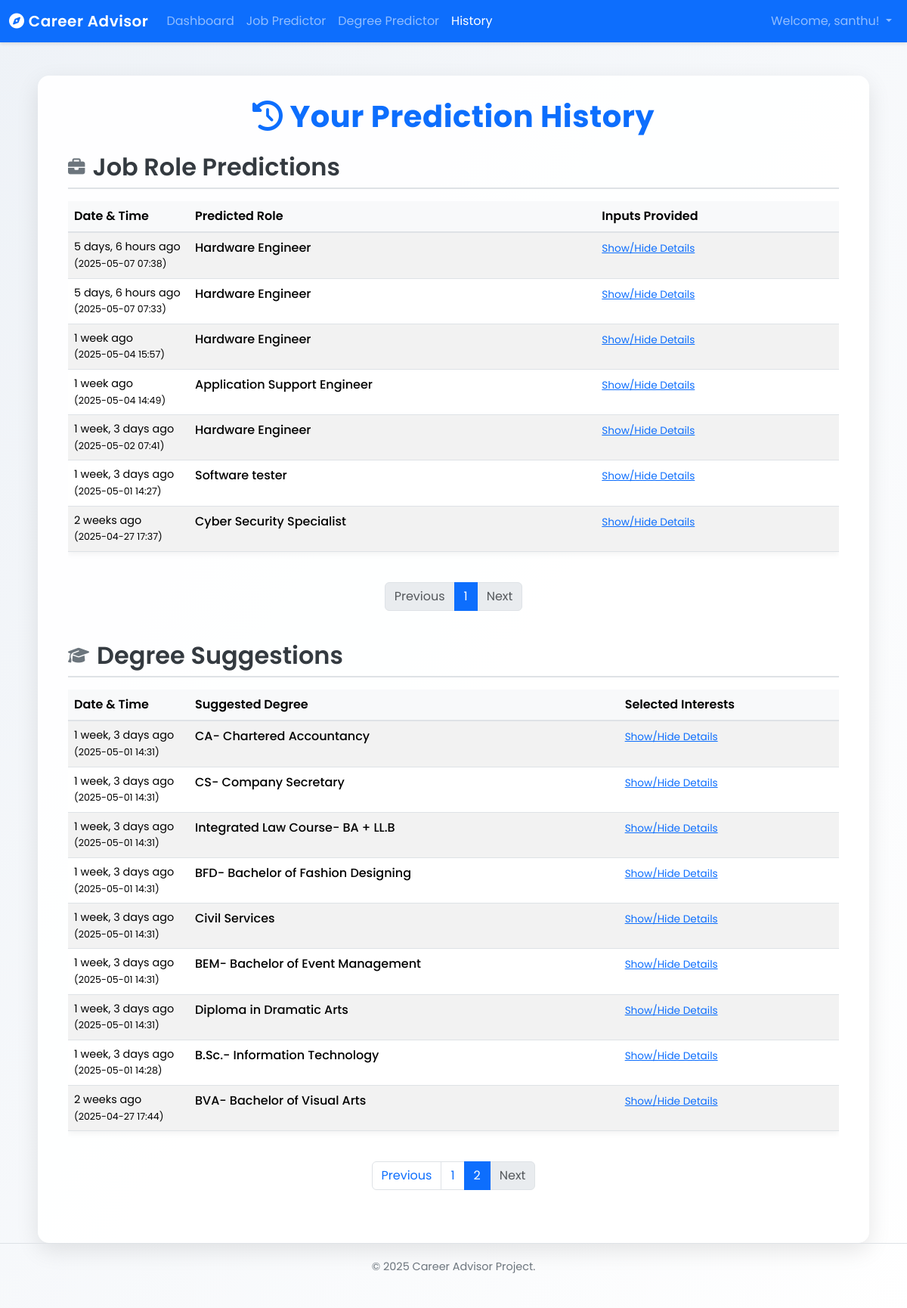
The page /history/?degree_page=2 (signed in) on the database its author committed.
### predictor/models.py (models this page shows, shortened)
class JobPredictionRecord(models.Model):
    user = models.ForeignKey(User, on_delete=models.CASCADE, related_name='job_predictions')
    timestamp = models.DateTimeField(default=timezone.now)
    input_features = models.JSONField()
    predicted_role = models.CharField(max_length=255)
    class Meta: ordering = ['-timestamp']

class DegreePredictionRecord(models.Model):
    user = models.ForeignKey(User, on_delete=models.CASCADE, related_name='degree_predictions')
    timestamp = models.DateTimeField(default=timezone.now)
    input_features = models.JSONField()
    predicted_degree = models.CharField(max_length=255)
    class Meta: ordering = ['-timestamp']

### predictor/views.py (the view)
# urls.py: path('history/', views.prediction_history, name='history'),
@login_required
def prediction_history(request):
    job_history_list = JobPredictionRecord.objects.filter(user=request.user).order_by('-timestamp')
    degree_history_list = DegreePredictionRecord.objects.filter(user=request.user).order_by('-timestamp')
    items_per_page = 10 # Show 10 records per page (adjust as needed)
    job_paginator = Paginator(job_history_list, items_per_page)
    job_page_number = request.GET.get('job_page') # Get page number from URL (?job_page=...)
    try:
        job_page_obj = job_paginator.page(job_page_number)
    except PageNotAnInteger:
        job_page_obj = job_paginator.page(1)
    except EmptyPage:
        job_page_obj = job_paginator.page(job_paginator.num_pages)
    degree_paginator = Paginator(degree_history_list, items_per_page)
    degree_page_number = request.GET.get('degree_page') # Get page number from URL (?degree_page=...)
    try:
        degree_page_obj = degree_paginator.page(degree_page_number)
    except PageNotAnInteger:
        degree_page_obj = degree_paginator.page(1)
    except EmptyPage:
        degree_page_obj = degree_paginator.page(degree_paginator.num_pages)
    context = {
        'job_page_obj': job_page_obj,
        'degree_page_obj': degree_page_obj,
    }
    return render(request, 'predictor/history.html', context)

### templates/predictor/history.html (shortened to what this page needs)
{% extends "predictor/base.html" %}
{% load static %}
{% load humanize %}
{% block content %}
    <h1 class="main-title"><i class="fas fa-history"></i> Your Prediction History</h1>
    <section class="history-section">
        <h2 class="history-title"><i class="fas fa-briefcase"></i> Job Role Predictions</h2>
        {% if job_page_obj and job_page_obj.object_list %}
            <div class="table-responsive">
                <table class="table table-striped table-hover">
                    <thead>
                        <tr><th>Date & Time</th><th>Predicted Role</th><th class="inputs-col">Inputs Provided</th></tr>
                    </thead>
                    <tbody>
                        {% for record in job_page_obj.object_list %}
                        <tr>
                            <td class="timestamp-col"> {{ record.timestamp|naturaltime }} <br> <small>({{ record.timestamp|date:"Y-m-d H:i" }})</small> </td>
                            <td class="prediction-col">{{ record.predicted_role }}</td>
                            <td class="inputs-col">
                                <span class="input-details-toggle" onclick="toggleDetails('job-{{ record.pk }}')">Show/Hide Details</span>
                            </td>
                        </tr>
                        {% endfor %}
                    </tbody>
                </table>
            </div>
            <nav aria-label="Job History Pagination">
                <ul class="pagination">
                    {% if job_page_obj.has_previous %}<li class="page-item"><a class="page-link" href="?job_page={{ job_page_obj.previous_page_number }}{% if request.GET.degree_page %}°ree_page={{ request.GET.degree_page }}{% endif %}">Previous</a></li>{% else %}<li class="page-item disabled"><span class="page-link">Previous</span></li>{% endif %}
                    {% for page_num in job_page_obj.paginator.page_range %}{% if job_page_obj.number == page_num %}<li class="page-item active" aria-current="page"><span class="page-link">{{ page_num }}</span></li>{% elif page_num > job_page_obj.number|add:'-3' and page_num < job_page_obj.number|add:'3' %}<li class="page-item"><a class="page-link" href="?job_page={{ page_num }}{% if request.GET.degree_page %}°ree_page={{ request.GET.degree_page }}{% endif %}">{{ page_num }}</a></li>{% endif %}{% endfor %}
                    {% if job_page_obj.has_next %}<li class="page-item"><a class="page-link" href="?job_page={{ job_page_obj.next_page_number }}{% if request.GET.degree_page %}°ree_page={{ request.GET.degree_page }}{% endif %}">Next</a></li>{% else %}<li class="page-item disabled"><span class="page-link">Next</span></li>{% endif %}
                </ul>
            </nav>
        {% else %}
            <p class="no-history">You haven't made any job role predictions yet.</p>
            <a href="{% url 'predictor:predict_job' %}" class="btn btn-primary btn-sm">Make a Prediction</a>
        {% endif %}
    </section>
    <section class="history-section">
        <h2 class="history-title"><i class="fas fa-graduation-cap"></i> Degree Suggestions</h2>
        {% if degree_page_obj and degree_page_obj.object_list %}
            <div class="table-responsive">
                <table class="table table-striped table-hover">
                    <thead>
                        <tr><th>Date & Time</th><th>Suggested Degree</th><th class="inputs-col">Selected Interests</th></tr>
                    </thead>
                    <tbody>
                        {% for record in degree_page_obj.object_list %}
                        <tr>
                            <td class="timestamp-col"> {{ record.timestamp|naturaltime }} <br> <small>({{ record.timestamp|date:"Y-m-d H:i" }})</small> </td>
                            <td class="prediction-col">{{ record.predicted_degree }}</td>
                            <td class="inputs-col">
                                <span class="input-details-toggle" onclick="toggleDetails('degree-{{ record.pk }}')">Show/Hide Details</span>
                            </td>
                        </tr>
                        {% endfor %}
                    </tbody>
                </table>
    </div>
    <nav aria-label="Degree History Pagination">
                <ul class="pagination">
                    {% if degree_page_obj.has_previous %}<li class="page-item"><a class="page-link" href="?degree_page={{ degree_page_obj.previous_page_number }}{% if request.GET.job_page %}&job_page={{ request.GET.job_page }}{% endif %}">Previous</a></li>{% else %}<li class="page-item disabled"><span class="page-link">Previous</span></li>{% endif %}
                    {% for page_num in degree_page_obj.paginator.page_range %}{% if degree_page_obj.number == page_num %}<li class="page-item active" aria-current="page"><span class="page-link">{{ page_num }}</span></li>{% elif page_num > degree_page_obj.number|add:'-3' and page_num < degree_page_obj.number|add:'3' %}<li class="page-item"><a class="page-link" href="?degree_page={{ page_num }}">{{ page_num }}</a></li>{% endif %}{% endfor %}
                    {% if degree_page_obj.has_next %}<li class="page-item"><a class="page-link" href="?degree_page={{ degree_page_obj.next_page_number }}{% if request.GET.job_page %}&job_page={{ request.GET.job_page }}{% endif %}">Next</a></li>{% else %}<li class="page-item disabled"><span class="page-link">Next</span></li>{% endif %}
                </ul>
            </nav>
        {% else %}
            <p class="no-history">You haven't made any degree suggestions yet.</p>
            <a href="{% url 'predictor:predict_degree' %}" class="btn btn-success btn-sm">Make a Prediction</a>
        {% endif %}
    </section>
{% endblock %}

### templates/predictor/base.html (shortened to what this page needs)
{% load static %}
<!DOCTYPE html>
<html lang="en">
<head>
    <link href="https://cdn.jsdelivr.net/npm/bootstrap@5.3.2/dist/css/bootstrap.min.css" rel="stylesheet">
    <link rel="stylesheet" href="https://cdnjs.cloudflare.com/ajax/libs/font-awesome/6.5.1/css/all.min.css" />
</head>
<body>
    <nav class="navbar navbar-expand-lg navbar-dark bg-primary fixed-top">
      <div class="container-fluid">
        <a class="navbar-brand" href="{% url 'predictor:index' %}">
          <i class="fas fa-compass"></i> Career Advisor
        </a>
        <div class="collapse navbar-collapse" id="navbarNavAltMarkup">
          <div class="navbar-nav me-auto mb-2 mb-lg-0">
            {% if user.is_authenticated %}
                <a class="nav-link {% if request.resolver_match.view_name == 'predictor:dashboard' %}active{% endif %}" aria-current="page" href="{% url 'predictor:dashboard' %}">Dashboard</a>
                <a class="nav-link {% if request.resolver_match.view_name == 'predictor:predict_job' %}active{% endif %}" href="{% url 'predictor:predict_job' %}">Job Predictor</a>
                <a class="nav-link {% if request.resolver_match.view_name == 'predictor:predict_degree' %}active{% endif %}" href="{% url 'predictor:predict_degree' %}">Degree Predictor</a>
                <a class="nav-link {% if request.resolver_match.view_name == 'predictor:history' %}active{% endif %}" href="{% url 'predictor:history' %}">History</a>
            {% endif %}
          </div>
          <div class="navbar-nav ms-auto mb-2 mb-lg-0">
             {% if user.is_authenticated %}
                <li class="nav-item dropdown">
                    <a class="nav-link dropdown-toggle" href="#" id="navbarUserDropdown" role="button" data-bs-toggle="dropdown" aria-expanded="false">
                        Welcome, {{ user.username }}!
                    </a>
                </li>
             {% endif %}
          </div>
        </div>
      </div>
    </nav>
    <div class="container advisor-container">
         {% block content %}{% endblock %}
    </div>
    <footer class="mt-auto">
        <p>© {% now "Y" %} Career Advisor Project.</p>
    </footer>
</body>
</html>

### templates/predictor/base.html (style rules this page uses)
body { font-family: 'Poppins', sans-serif; background: linear-gradient(to bottom right, #eef2f7, #ffffff); padding-top: 80px; padding-bottom: 60px; color: #495057; min-height: 100vh; display: flex; flex-direction: column; }
.navbar { box-shadow: 0 2px 4px rgba(0,0,0,.1); }
.navbar-brand { font-weight: 600; letter-spacing: 0.5px; }
.advisor-container { max-width: 1100px; background-color: rgba(255, 255, 255, 0.95); padding: 30px 40px; border-radius: 15px; box-shadow: 0 10px 30px rgba(0, 0, 0, 0.1); margin-left: auto; margin-right: auto; margin-top: 20px; margin-bottom: auto; flex-grow: 1; width: 100%; }
.main-title { color: #0d6efd; font-weight: 700; margin-bottom: 1.5rem; text-align: center; letter-spacing: 0.5px; }
footer { margin-top: 40px; padding-top: 20px; border-top: 1px solid #dee2e6; font-size: 0.9em; color: #6c757d; text-align: center; width: 100%; }

### templates/predictor/history.html (style rules this page uses)
.history-section { margin-bottom: 2.5rem; }
.history-title { font-weight: 600; color: #343a40; margin-bottom: 1rem; padding-bottom: 0.5rem; border-bottom: 2px solid #dee2e6; display: flex; align-items: center; }
.history-title i { margin-right: 10px; color: #6c757d; font-size: 1.4rem; }
.table { box-shadow: 0 3px 8px rgba(0,0,0,0.05); margin-bottom: 1rem; }
.table thead th { background-color: #f8f9fa; border-bottom-width: 2px; font-weight: 600; white-space: nowrap; }
.timestamp-col { width: 160px; font-size: 0.9em; color: #495057; }
.prediction-col { font-weight: 500; min-width: 150px; }
.inputs-col { min-width: 150px; }
.input-details-toggle { font-size: 0.85em; color: #0d6efd; cursor: pointer; text-decoration: underline; white-space: nowrap; }
.pagination { justify-content: center; margin-top: 1.5rem; }

### rows shown on the page
JobPredictionRecord: timestamp "5 days, 6 hours ago", timestamp "2025-05-07 07:38", predicted_role "Hardware Engineer"
JobPredictionRecord: timestamp "5 days, 6 hours ago", timestamp "2025-05-07 07:33", predicted_role "Hardware Engineer"
JobPredictionRecord: timestamp "1 week ago", timestamp "2025-05-04 15:57", predicted_role "Hardware Engineer"
JobPredictionRecord: timestamp "1 week ago", timestamp "2025-05-04 14:49", predicted_role "Application Support Engineer"
JobPredictionRecord: timestamp "1 week, 3 days ago", timestamp "2025-05-02 07:41", predicted_role "Hardware Engineer"
JobPredictionRecord: timestamp "1 week, 3 days ago", timestamp "2025-05-01 14:27", predicted_role "Software tester"
JobPredictionRecord: timestamp "2 weeks ago", timestamp "2025-04-27 17:37", predicted_role "Cyber Security Specialist"
DegreePredictionRecord: timestamp "1 week, 3 days ago", timestamp "2025-05-01 14:31", predicted_degree "CA- Chartered Accountancy"
DegreePredictionRecord: timestamp "1 week, 3 days ago", timestamp "2025-05-01 14:31", predicted_degree "CS- Company Secretary"
DegreePredictionRecord: timestamp "1 week, 3 days ago", timestamp "2025-05-01 14:31", predicted_degree "Integrated Law Course- BA + LL.B"
DegreePredictionRecord: timestamp "1 week, 3 days ago", timestamp "2025-05-01 14:31", predicted_degree "BFD- Bachelor of Fashion Designing"
DegreePredictionRecord: timestamp "1 week, 3 days ago", timestamp "2025-05-01 14:31", predicted_degree "Civil Services"
DegreePredictionRecord: timestamp "1 week, 3 days ago", timestamp "2025-05-01 14:31", predicted_degree "BEM- Bachelor of Event Management"
DegreePredictionRecord: timestamp "1 week, 3 days ago", timestamp "2025-05-01 14:31", predicted_degree "Diploma in Dramatic Arts"
DegreePredictionRecord: timestamp "1 week, 3 days ago", timestamp "2025-05-01 14:28", predicted_degree "B.Sc.- Information Technology"
DegreePredictionRecord: timestamp "2 weeks ago", timestamp "2025-04-27 17:44", predicted_degree "BVA- Bachelor of Visual Arts"

### other values the page prints
{{ user.username }} "santhu"
{{ page_num }} "1"
{{ page_num }} "2"
